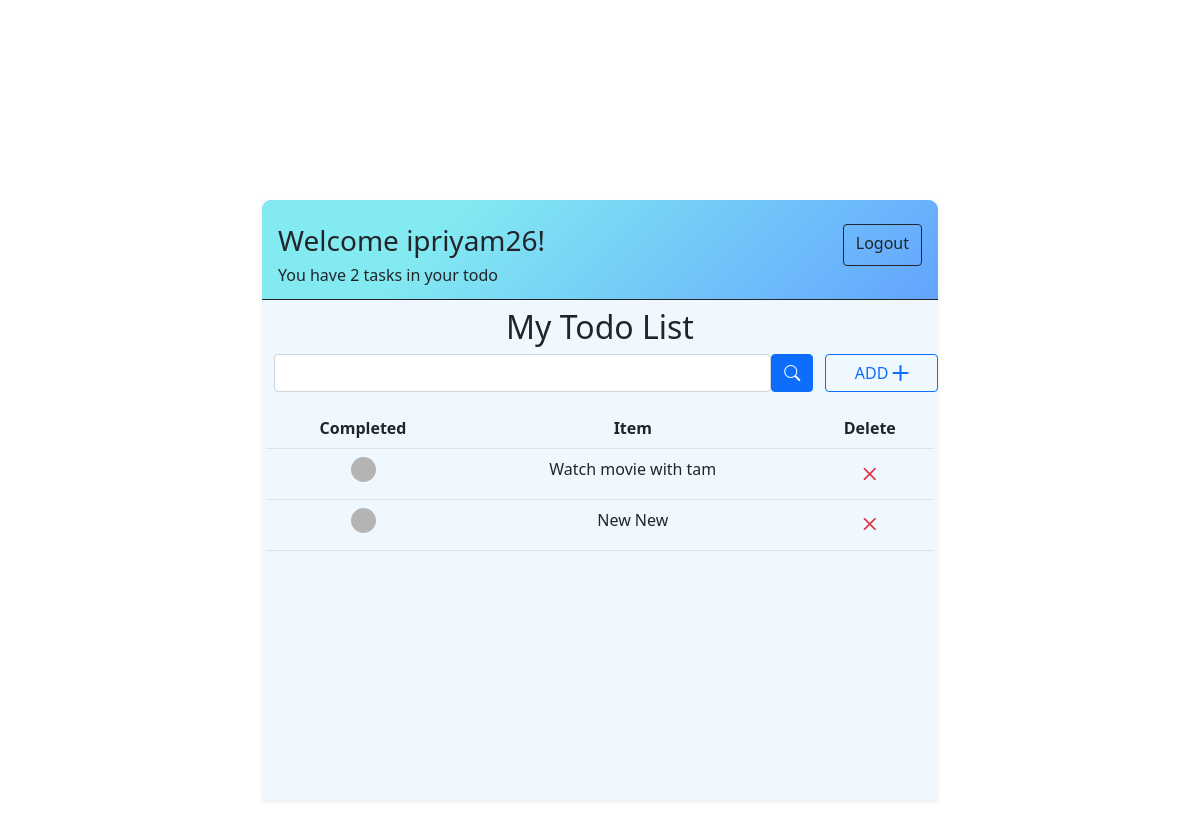
The app's page / (signed in), older data.
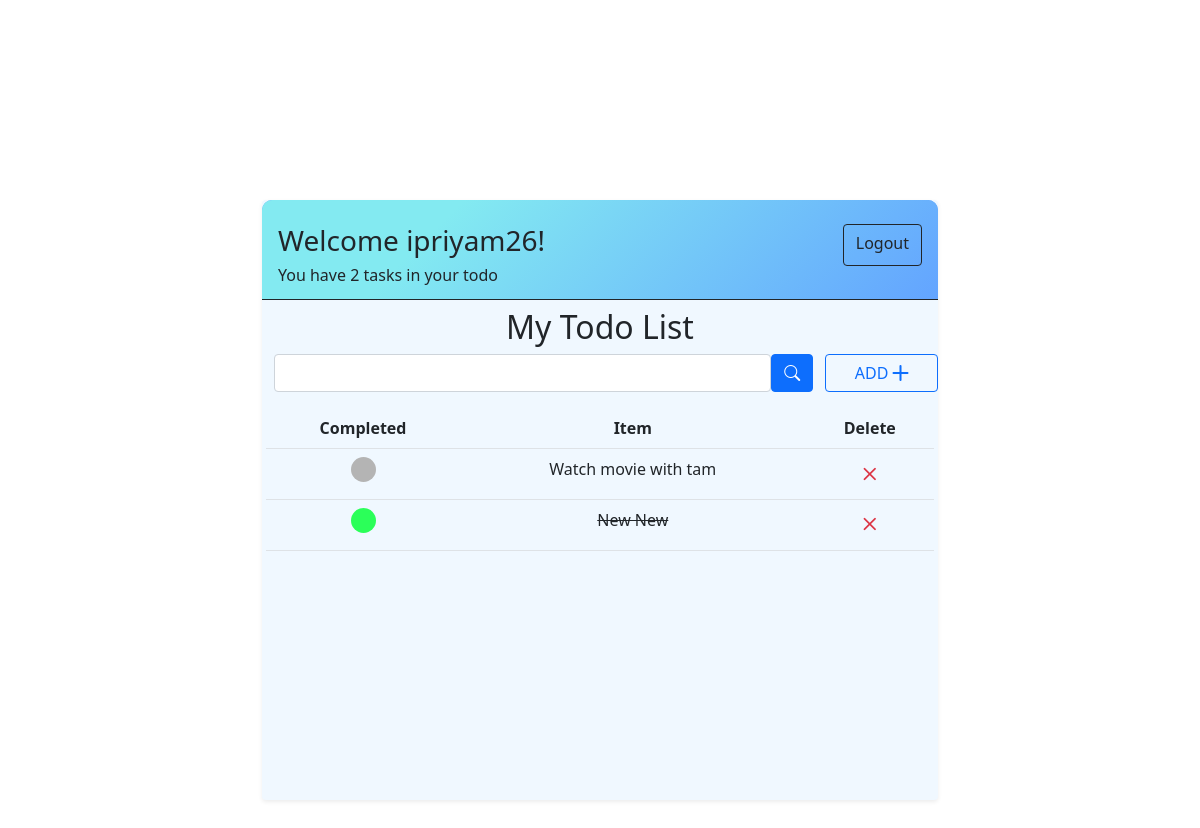
The same page, newer data.
### base/models.py (models this page shows, shortened)
class Task(models.Model):
    user = models.ForeignKey(User, on_delete=models.CASCADE,null=True,blank=True)
    title = models.CharField(max_length=100)
    description = models.TextField(blank=True,null=True)
    complete = models.BooleanField(default=False)
    created = models.DateTimeField(auto_now_add=True)\
    class Meta:
        ordering = ['complete','created']

### base/views.py (the view)
# urls.py: path('', TaskList.as_view(), name='tasks'),
class TaskList(LoginRequiredMixin,ListView):
    model = Task
    template_name = 'base/task_list.html'
    context_object_name = 'tasks'
    def get_context_data(self, **kwargs: Any) -> Dict[str, Any]:
        context = super().get_context_data(**kwargs)
        context['tasks']= context['tasks'].filter(user=self.request.user)
        context['count']= context['tasks'].filter(complete=False).count()
        if search_input := self.request.GET.get('search-area') or '':
            context['tasks'] = context['tasks'].filter(title__startswith=search_input)
        context['search_input']= search_input
        return context

### base/templates/base/task_list.html
{% extends 'base/main.html' %}
{% block content %}
<div class="header border-bottom border-dark">
    <div class="d-flex justify-content-between mx-3">
        {% if request.user.is_authenticated %}
        <p class="h3  mt-4">Welcome {{request.user.username}}!</p>
        <a class="btn btn-outline-dark mt-4" href="{% url 'logout' %}">Logout</a>
    </div>
    <p class="h6 mx-3">You have {{tasks.count}} tasks in your todo</p>
</div>
    {% else %}
    <a href="{% url 'login' %}">Login</a>
    {% endif %}
<div class="justify-content-center row text-center">
    <h3 class="col-6 h2 pt-2">My Todo List</h3>
    <div class="container row">
        <form class="col-10 d-flex form-outline" method="GET">
                <input type="search" name="search-area" class="form-control" value="{{search_input}}">
                <button type="submit" class="btn btn-primary"><span class="bi-search"></span></button>
        </form>
        <a class="col-2 btn btn-outline-primary" href="{% url 'task-create' %}">
            ADD
            <i class="bi-plus-lg"></i>
        </a>
    </div>
    <div class="container p-3">
        <table class="table table-hover">
            <tr class="">
                <th>Completed</th>
                <th>Item</th>
                <th>Delete</th>
            </tr>
            {% for task in tasks  %}
            <tr class="container p-2">
                <td class="">
                    {% if task.complete %}
                    <span class="dot"></span>
                    <td>
                        <s>
                            <a class="h6 text-dark text-decoration-none" href="{% url 'task-update' task.id %}">{{task.title}}</a>
                        </s>
                    </td>
                    {% else %}
                    <span class="not-dot"></span>
                    <td>
                        <a class="h6 text-dark text-decoration-none" href="{% url 'task-update' task.id %}">{{task.title}}</a>
                    </td>
                    {% endif %}
                    <td>
                        <a href="{% url 'task-delete' task.id %}" class="link-danger">
                            <i class="bi h3 bi-x"></i>
                        </a>
                    </td>
                </td>
            </tr>
            {% empty %}
            <p class="h5 my-5" >No items in list</p>
            {% endfor %}
        </table>
    </div>
</div>
{% endblock content %}

### base/templates/base/main.html (shortened to what this page needs)
<!DOCTYPE html>
<html lang="en">
<head>
    <link href="https://cdn.jsdelivr.net/npm/bootstrap@5.0.2/dist/css/bootstrap.min.css" rel="stylesheet">
    <link rel="stylesheet" href="https://cdn.jsdelivr.net/npm/bootstrap-icons@1.5.0/font/bootstrap-icons.css">
</head>
<body>
    <div class="container square-box d-flex justify-content-center align-items-center">
        <div class="inner-box shadow-sm  rounded">
            {% block content %}
            {% endblock content %}
        </div>
    </div>
</body>
</html>

### base/templates/base/main.html (style rules this page uses)
.header { background-color: #63a4ff; background-image: linear-gradient(315deg, #63a4ff 0%, #83eaf1 74%); border-radius: 10px 10px 0 0; min-height: 100px; }
.square-box { height: 1000px; min-height: 600px; max-width: 700px; }
.inner-box { background-color:aliceblue; min-height: 600px; max-width: 1000px; width: 800px; }
.dot { height: 25px; width: 25px; background-color: rgb(43, 255, 89); border-radius: 50%; display: inline-block; }
.not-dot { height: 25px; width: 25px; background-color: rgb(180, 180, 180); border-radius: 50%; display: inline-block; }

Row changes from the older to the newer data that the page shows:
changed Task "New New": complete False → True (drawn)
